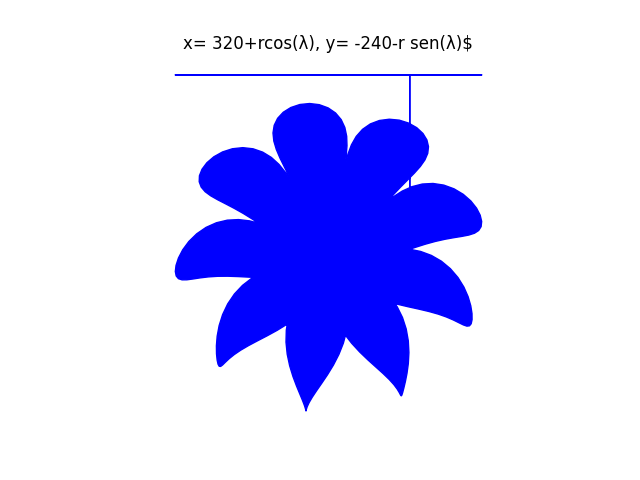

Recreate this plot in Python.
import matplotlib.pyplot as plt
import numpy as np

t = np.linspace(0, 4*np.pi,400)
r = 105+100*np.sin(4.5*t)
l = t-(np.cos(10*t)/10)
x = 320 + r*np.cos(l)
y = -240-r*np.sin(l)

plt.title('x= 320+rcos(λ), y= -240-r sen(λ)$')
plt.fill_between(x,y,color='b')
plt.grid(True)
plt.axis('equal')
plt.axis('off')

plt.savefig('parte7.png')